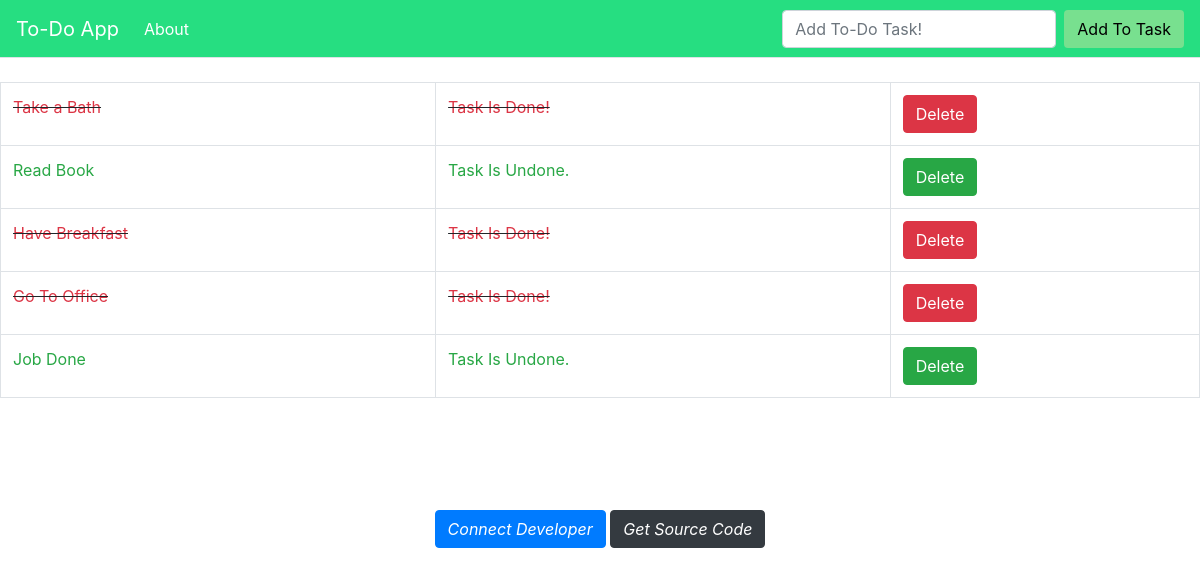
Before: / with the older database file.
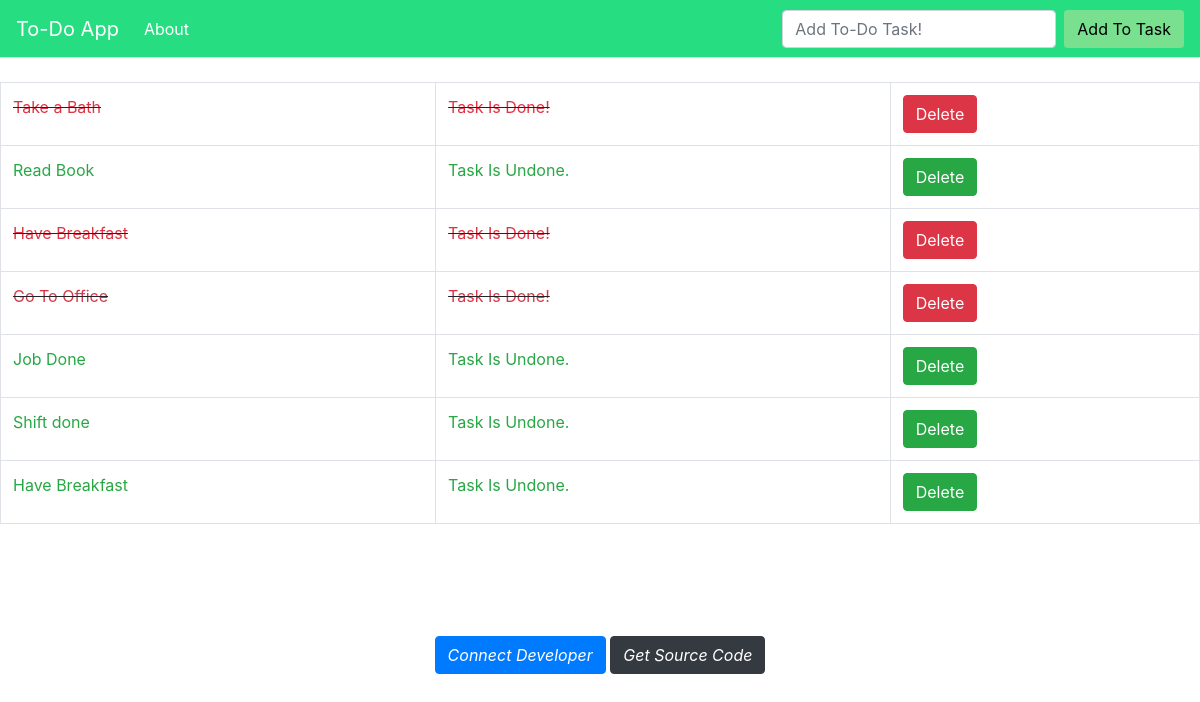
After: the same page with the newer database file.
### list/models.py (models this page shows, shortened)
class List(models.Model):
    item = models.CharField(max_length = 200)
    completed = models.BooleanField(default=False)

### list/views.py (the view)
# urls.py: path('',views.home,name='home'),
def home(request):
    if request.method == 'POST':
        form = ListForm(request.POST or None)
        if form.is_valid():
            form.save()
            items = List.objects.all
            messages.success(request,'Task has been added to List!')
            return render(request,'home.html',{'items':items})
        else:
            return redirect('home')
    else:
        items = List.objects.all
        return render(request,'home.html',{'items':items})

### list/templates/home.html (shortened to what this page needs)
{% extends 'base.html' %}
{%load static%}
    {%block content%}
    {% if items%}
    <table  class="table table-bordered">
        {%for item in items%}
        {% if item.completed %}
        <tr class="striker">
            <td><a href="{% url 'edit' item.id %}" class="text-danger"> {{item.item}}</a> </td>
            <td><a href="{% url 'task_notdone' item.id %}" class="text-danger">Task Is Done! </a> </td>
           <td> <a href="{% url 'delete' item.id %}" role="button" class="btn btn-danger">Delete</a> </td>
        </tr>
        {% else %}
        <tr>
            <td><a href="{% url 'edit' item.id %}" class="text-success"> {{item.item}}</a> </td>
            <td> <a href="{% url 'task_done' item.id %}"  class="text-success">Task Is Undone.</a> </td>
            <td> <a href="{% url 'delete' item.id %}" role="button" class="btn btn-success">Delete</a> </td>
        </tr>
        {% endif %}
        {% endfor %}
    </table>
    {% endif %}
    <br>
    <br>
    <br>
    <br>
    <center>
    <a href="https://www.facebook.com/profile.php?id=100013021500313&ref=br_tf&epa=SEARCH_BOX"><button type="button" class="btn btn-primary"><i class="facebook-f">Connect Developer</i></button></a>
    <a href="https://github.com/KarimGil/DJANGO-To-Do-APP"><button type="button" class="btn btn-dark"><i class="github-alt">Get Source Code</i></button></a>
    </center>
    {% endblock %}

### list/templates/base.html (shortened to what this page needs)
{% load static%}
<!doctype html>
<html lang="en">
  <head>
    <link rel="stylesheet" href="https://maxcdn.bootstrapcdn.com/bootstrap/4.0.0/css/bootstrap.min.css">
    <link rel="stylesheet" href="{%static 'css/style.css'%}" >
    <link rel="stylesheet" href="{% static 'https://cdnjs.cloudflare.com/ajax/libs/font-awesome/4.7.0/css/font-awesome.min.css' %}">
  </head>
  <body>
    <nav class="navbar navbar-expand-lg navbar-dark bg-nav nav nav-tabs">
        <a class="navbar-brand" href="/">To-Do App</a>
        <div class="collapse navbar-collapse" id="navbarSupportedContent">
          <ul class="navbar-nav mr-auto">
            <li class="nav-item nav-item">
              <a class="nav-link text-white" href="{% url 'about' %}">About</a>
            </li>
          </ul>
          <form class="form-inline my-2 my-lg-0" method="POST">
            <input class="form-control mr-sm-2" type="search" placeholder="Add To-Do Task!" aria-label="Search" name="item">
            <button class="btn btn-nav " type="submit">Add To Task</button>
          </form>
        </div>
      </nav>
    <br>
        {%block content%}
        {%endblock%}
  </body>
</html>

### list/static/css/style.css (style rules this page uses)
.striker { text-decoration: line-through; }
.bg-nav { background-color: #26de81 !important; }
.btn-nav { background-color: #78e08f; }

Changed rows visible on the page:
added List: item "Shift done"
added List: item "Have Breakfast"
